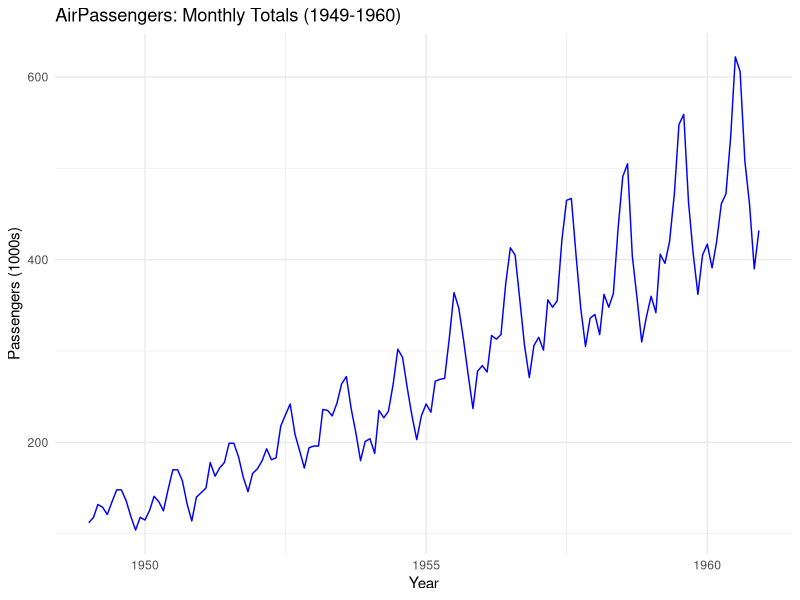
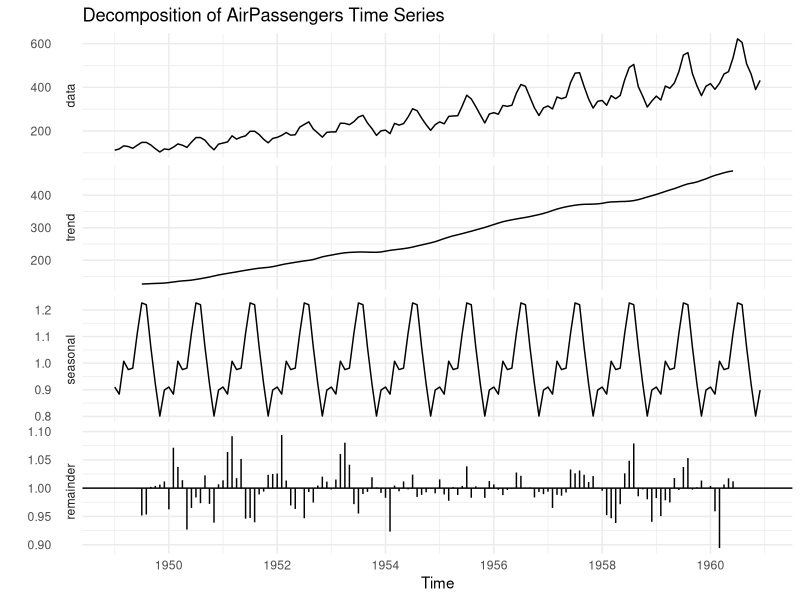

Write the R code that produced these figures, in order.
## ---- chunk 1
library(ggplot2)
library(forecast)

ts_data <- AirPassengers

# The data is a monthly time series of international airline passengers from 1949 to 1960.
# Let's explore basic properties.

# Convert to a standard ts object (it already is, but just reaffirming)
ts_data <- as.ts(ts_data)

start_year <- start(ts_data)[1]
end_year   <- end(ts_data)[1]
n_obs      <- length(ts_data)

cat("This dataset starts in", start_year, "and ends in", end_year, 
    "with", n_obs, "monthly observations.\n")

# Basic summary
summary(ts_data)
## ---- chunk 2
# Create a data frame for ggplot
df <- data.frame(
  date = seq(as.Date("1949-01-01"), as.Date("1960-12-01"), by = "month"),
  passengers = as.numeric(ts_data)
)

# Plot the time series using ggplot2
ggplot(df, aes(x = date, y = passengers)) +
  geom_line(color = "blue") +
  labs(
    title = "AirPassengers: Monthly Totals (1949-1960)",
    x = "Year",
    y = "Passengers (1000s)"
  ) +
  theme_minimal()
## ---- chunk 3
# Decompose the time series using classical multiplicative decomposition
decomp_data <- decompose(ts_data, type = "multiplicative")

# Plot the decomposition using ggplot2 (via autoplot from the forecast package)
autoplot(decomp_data) +
  ggtitle("Decomposition of AirPassengers Time Series") +
  theme_minimal()
